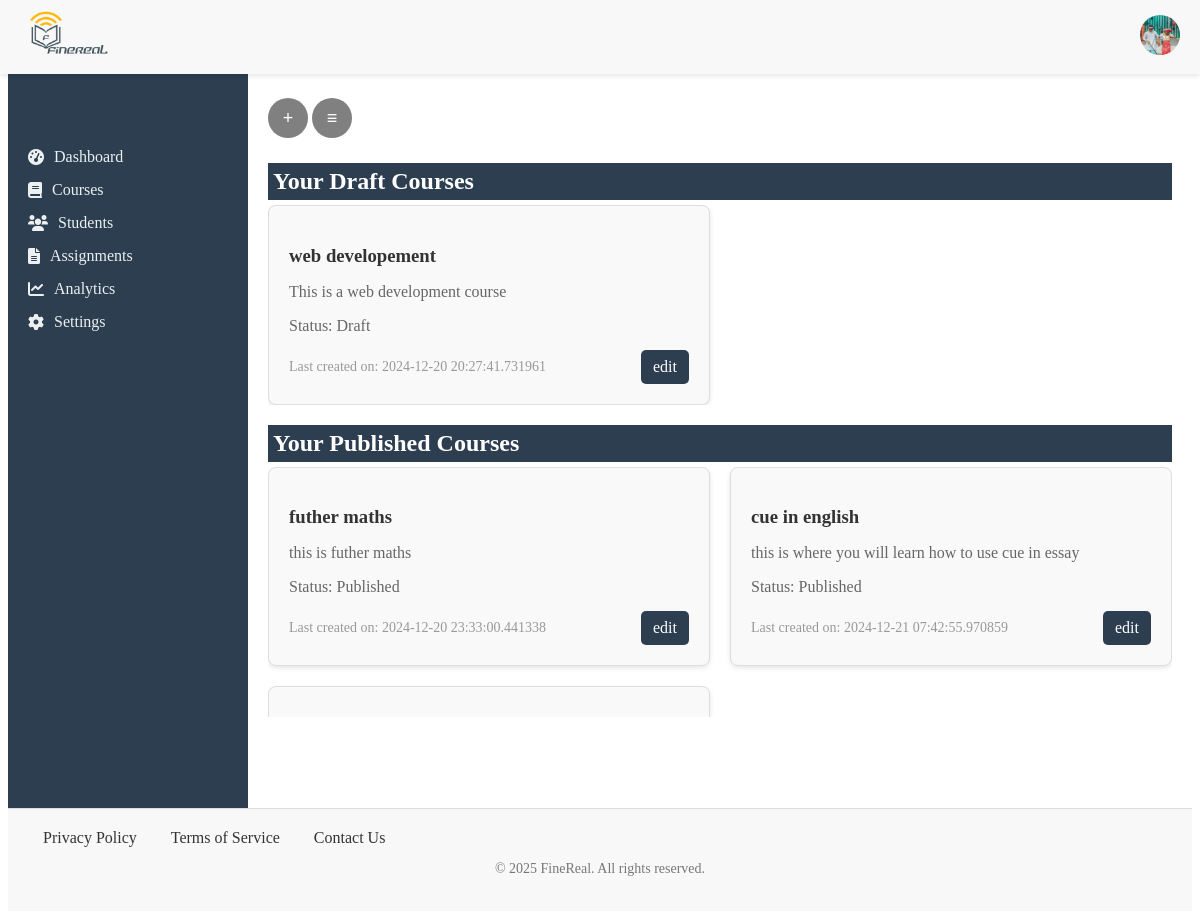
The page /course (signed in) on the database as committed earlier.
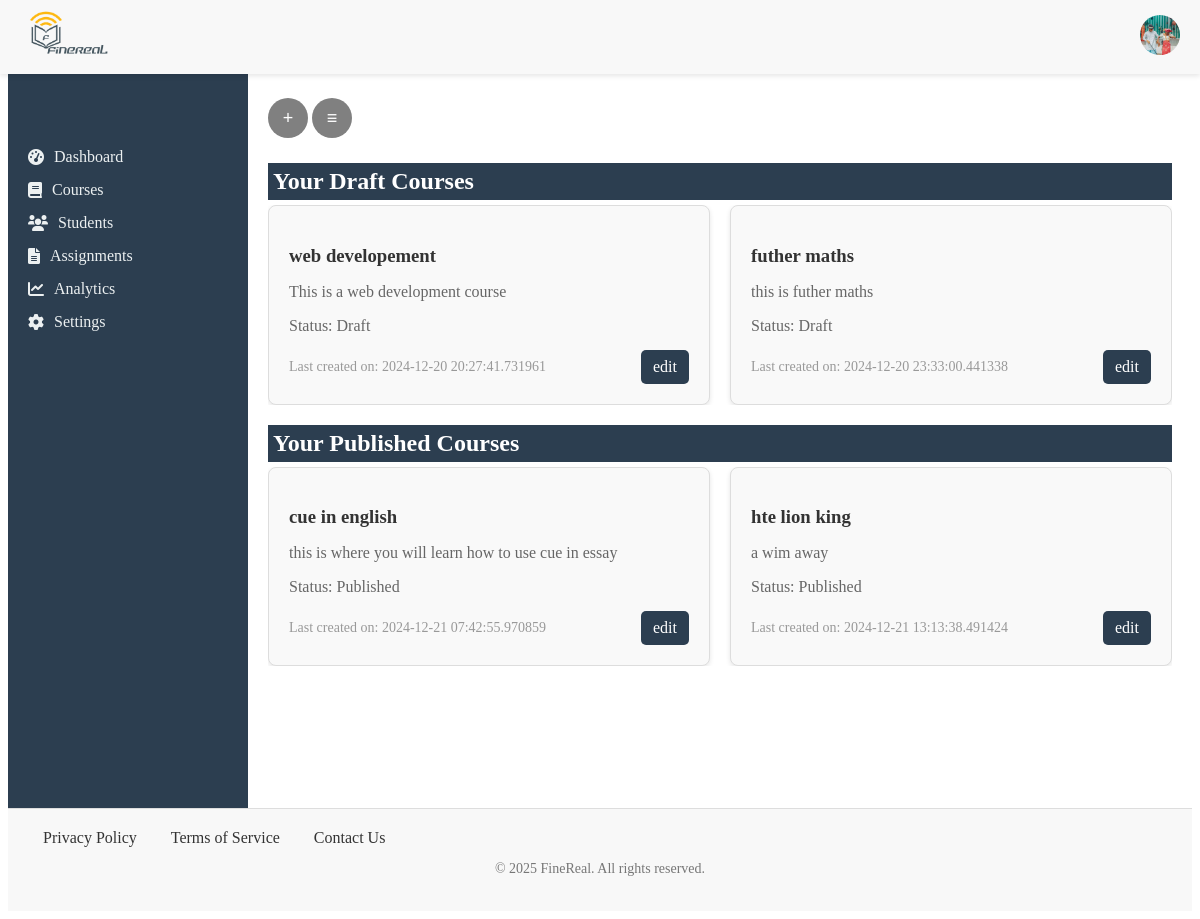
The same page on the database as committed later.
### app/models/course.py (models this page shows)
class Courses(BaseModel, db.Model):
    __tablename__ = 'courses'
    title = db.Column(db.String(255), nullable=False)
    description = db.Column(db.Text, nullable=False)
    category = db.Column(db.String(60))
    difficulty = db.Column(db.String(60), default="Beginner")
    prerequisite = db.Column(db.Text)
    status = db.Column(db.String(60))
    teacher_id = db.Column(db.Integer, db.ForeignKey('users.id'), nullable=False)
    modules = db.relationship('Modules', backref='courses', lazy=True)
    enrolled_students = db.relationship('Enrollments', backref='courses', lazy=True)

### app/routes/course.py (the view, shortened to what this page needs)
@app.route('/course', methods=['GET', 'POST'])
@login_required
def course():
    d_courses= draft_course()
    p_course = published_course()
    courses= index_course()
    return render_template('course.html',
                           user=current_user,
                           d_courses= d_courses,
                           p_courses=p_course,
                           courses= courses)

### app/models/user.py (called while the page is built)
@login_manager.user_loader
def load_user(user_id):
    return User.query.get(user_id)# PendingUser class and other functions...

### app/utils/course.py (called while the page is built)
def index_course():
    courses = Courses.query.filter_by(status="Published").all()
    return courses

def published_course():
    if current_user.is_authenticated:
        courses = Courses.query.filter_by(teacher_id=current_user.id, status='Published').all()
        return courses

def draft_course():
    if current_user.is_authenticated:
        courses = Courses.query.filter_by(teacher_id=current_user.id, status='Draft').all()
        return courses

### app/templates/course.html (shortened to what this page needs)
{% extends 'base.html' %}
{% block content %}
<link rel="stylesheet" href="{{ url_for('static', filename='styles/course.css') }}">
<link rel="stylesheet" href="{{ url_for('static', filename='styles/modal_form.css') }}">
<link rel="stylesheet" href="{{ url_for('static', filename='styles/modal.css') }}">
{% if user.role == 'Teacher' %}
<button onclick="openModal()" class="open-btn">&plus;</button>
<button onclick="" class="manage-btn">&Congruent;</button>
<section class="courses">
    <div>
        <h1>Your Draft Courses</h1>
        <div class="draft-grid">
            {% if d_courses %}
                {% for course in d_courses %}
                <div class="course-card">
                    <h3>{{ course.title }}</h3>
                    <p>{{ course.description }}</p>
                    <p>Status: {{course.status}}</p>
                    <div class="course-card-footer">
                        <span>Last created on: {{ course.created_at }}</span>
                        <a href="{{url_for('course_view', course_id=course.id)}}"> edit </a>
                    </div>
                </div>
                {% endfor %}
            {% else %}
                <p>No draft courses found.</p>
            {% endif %}
        </div>
    </div>
    <div>
        <h1>Your Published Courses</h1>
        <div class="published-grid">
            {% if p_courses %}
                {% for course in p_courses %}
                <div class="course-card" id="course-{{ course.id }}">
                    <h3>{{ course.title }}</h3>
                    <p>{{ course.description }}</p>
                    <p>Status: {{course.status}}</p>
                    <div class="course-card-footer">
                        <span>Last created on: {{ course.created_at }}</span>
                        <a href="{{url_for('course_view', course_id=course.id)}}"> edit </a>
                    </div>
                </div>
                {% endfor %}
            {% else %}
                <p>You haven't published any course yet.</p>
            {% endif %}
        </div>
    </div>
</section>
{% endif %}
{% endblock %}

Rows that differ between the two databases and show on the page:
changed Courses "futher maths": moves from the list under "Your Published Courses" to the list under "Your Draft Courses"
now on this page (row unchanged): Courses: title "hte lion king", description "a wim away", status "Published", created_at "2024-12-21 13:13:38.491424", shown under "Your Published Courses"
